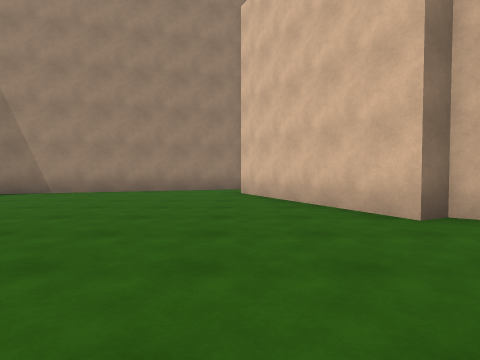
view 1 (above)

16 first-person views from a walk through a scene from a Unity 3-D project. The camera is 1.2 m above the floor, tilts 2° down and sees 75° across. The floor is counted in squares, 2 m on a side. Each view is taken from the middle of a square. On the plan, view 1 faces up. The plan holds only what a view shows up to about 9 squares ahead; the rest is blank. The place goes on beyond the plan. The player character is not drawn.

view 2
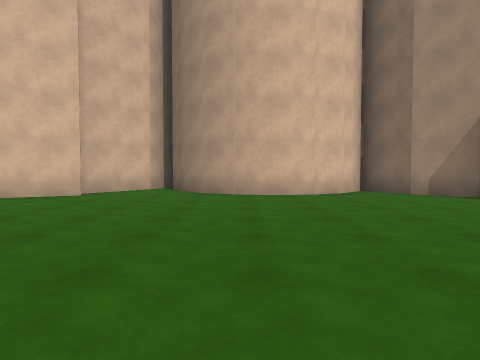

view 3
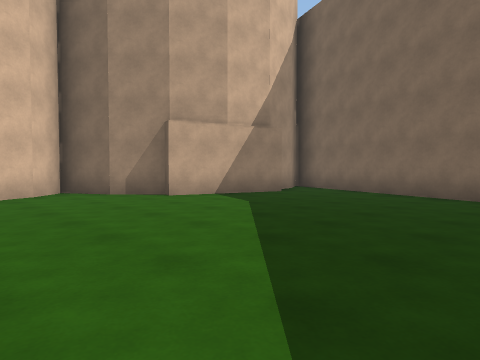

view 4
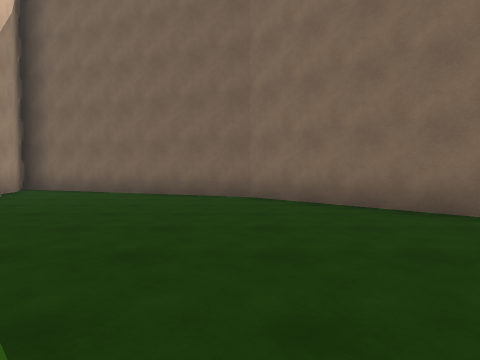

view 5
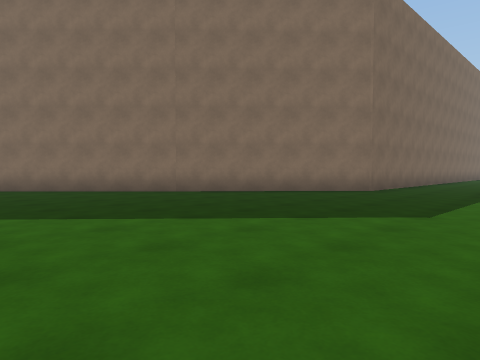

view 6
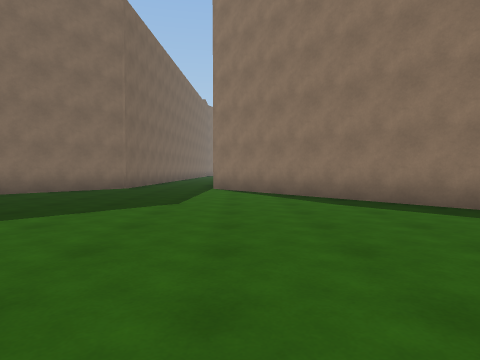

view 7
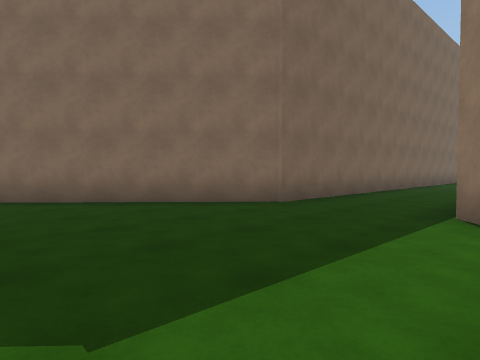

view 8
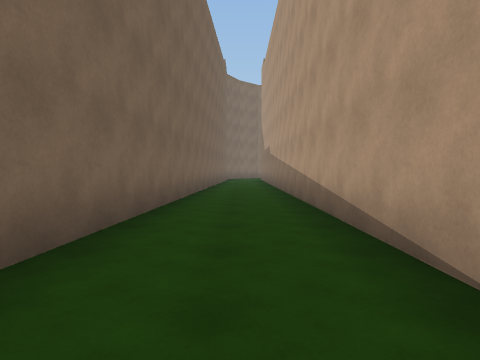

view 9
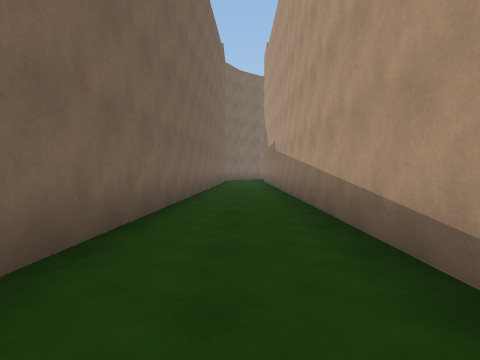

view 10
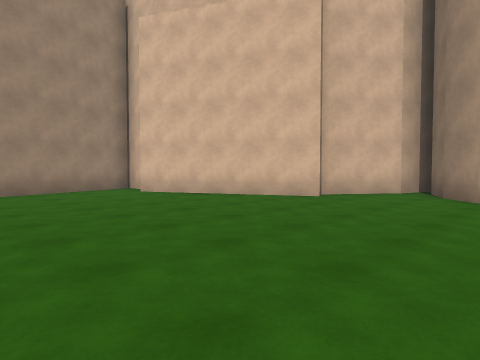

view 11
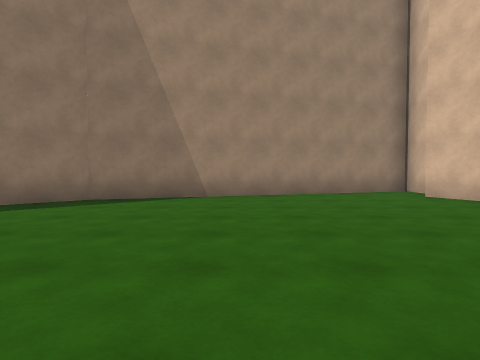

view 12
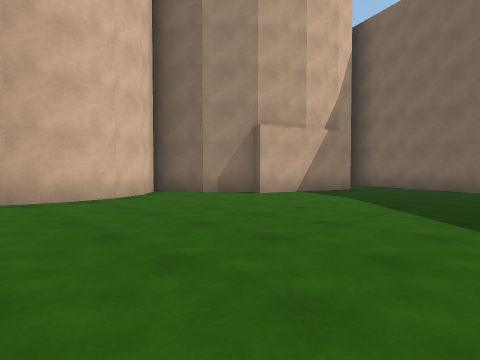

view 13
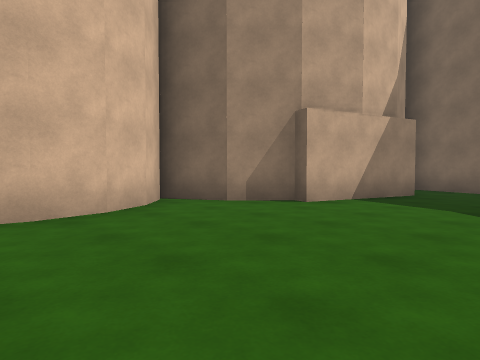

view 14
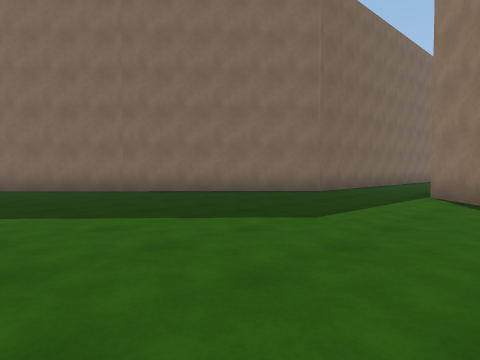

view 15
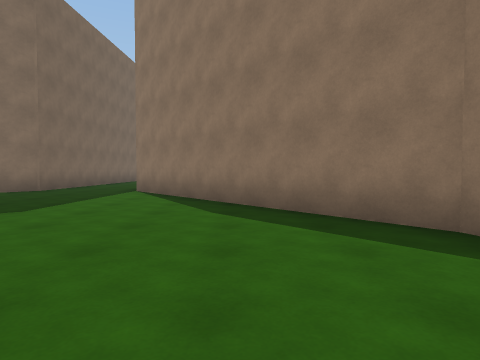

view 16
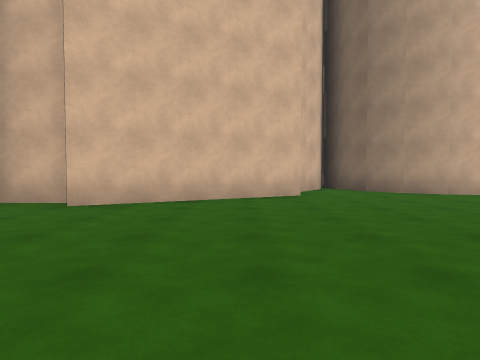

### Floor plan
Points are (right, up) in squares from view 1. A wall is a line through its corners. A room is listed if a view was taken in it or the views show most of it. See-through windows are left out.
Room 1 (views 1, 2, 3, 4, 5, 6, 7, 8, 9, 10, 11, 12, 13, 14, 15, 16)
walls: (-5.3, -7.7) (0.9, -10); (-13.5, 2.2) (-22.9, 2.2); (0.2, -7.8) (1.2, -4.9) (1.5, -5) (2.4, -4.1) (3.6, -3.4) (2.8, -2.6) (2.4, -1.8) (2.2, -0.8) (2.3, 0.1) (2.8, 0.9) (3.5, 1.6) (4.4, 2); (0.5, 8) (0.5, 9.4) (-7, 7.1) (-12.5, 2.2); (0.9, -9.2) (0.7, -8.4); (5.5, 2.2) (4.3, 2.6) (2.6, 3.9) (2.1, 3.6) (0, 7.9); (-22.9, 0) (-12.6, -0.5) (-5, -7.6)

Positions as (right, up) in squares from view 1, and headings:
1: (0, 0), facing up
2: (-5, 0), facing right
3: (-5, -1), facing down-right
4: (-5, -1), facing down
5: (-4, 3), facing down-left
6: (-3, 3), facing left
7: (-8, 3), facing down-left
8: (-12, 1), facing left
9: (-14, 1), facing left
10: (-4, 0), facing up-right
11: (-4, 1), facing up
12: (-4, 1), facing down-right
13: (-2, 0), facing down-right
14: (-5, 4), facing down-left
15: (-4, 5), facing left
16: (-5, 5), facing right
